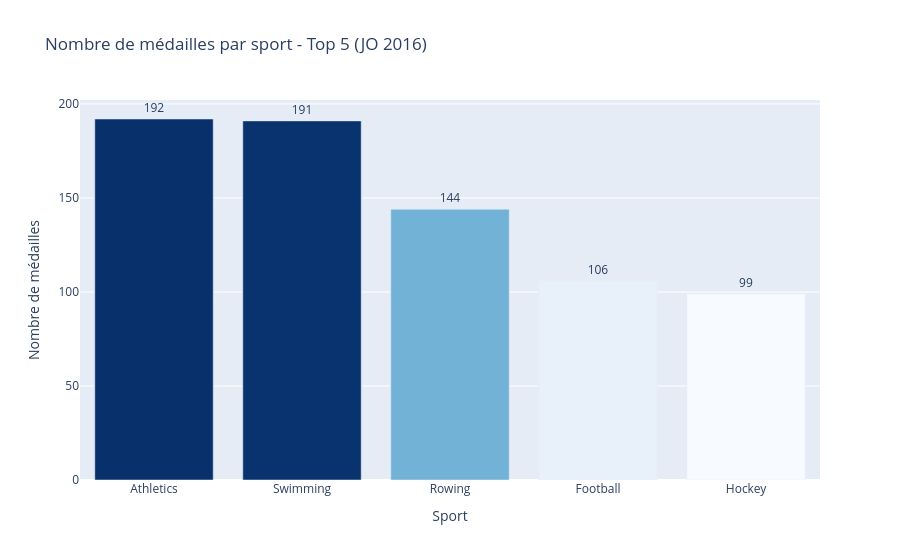

The notebook cell saved with this chart:
### Code cell
fig = px.bar(
    top5_sports,
    x='Sport', y='Medal_Count',
    title='Nombre de médailles par sport - Top 5 (JO 2016)',
    labels={'Sport': 'Sport', 'Medal_Count': 'Nombre de médailles'},
    color='Medal_Count',
    color_continuous_scale='Blues',
    text='Medal_Count'
)
fig.update_traces(textposition='outside')
fig.update_layout(coloraxis_showscale=False)
fig.show()

### Figure 1 — Plotly figure (JSON) as saved in the notebook; plotly's stock layout.template omitted (floating-point values rounded to 4 significant figures)
{"data": [{"hovertemplate": "Sport=%{x}<br>Nombre de médailles=%{marker.color}<extra></extra>", "legendgroup": "", "marker": {"color": [192, 191, 144, 106, 99], "coloraxis": "coloraxis", "pattern": {"shape": ""}}, "name": "", "orientation": "v", "showlegend": false, "text": [192.0, 191.0, 144.0, 106.0, 99.0], "textposition": "outside", "type": "bar", "x": ["Athletics", "Swimming", "Rowing", "Football", "Hockey"], "xaxis": "x", "y": [192, 191, 144, 106, 99], "yaxis": "y"}], "layout": {"barmode": "relative", "coloraxis": {"colorbar": {"title": {"text": "Nombre de médailles"}}, "colorscale": [[0, "rgb(247,251,255)"], [0.125, "rgb(222,235,247)"], [0.25, "rgb(198,219,239)"], [0.375, "rgb(158,202,225)"], [0.5, "rgb(107,174,214)"], [0.625, "rgb(66,146,198)"], [0.75, "rgb(33,113,181)"], [0.875, "rgb(8,81,156)"], [1, "rgb(8,48,107)"]], "showscale": false}, "legend": {"tracegroupgap": 0}, "title": {"text": "Nombre de médailles par sport - Top 5 (JO 2016)"}, "xaxis": {"anchor": "y", "domain": [0, 1], "title": {"text": "Sport"}}, "yaxis": {"anchor": "x", "domain": [0, 1], "title": {"text": "Nombre de médailles"}}}}
